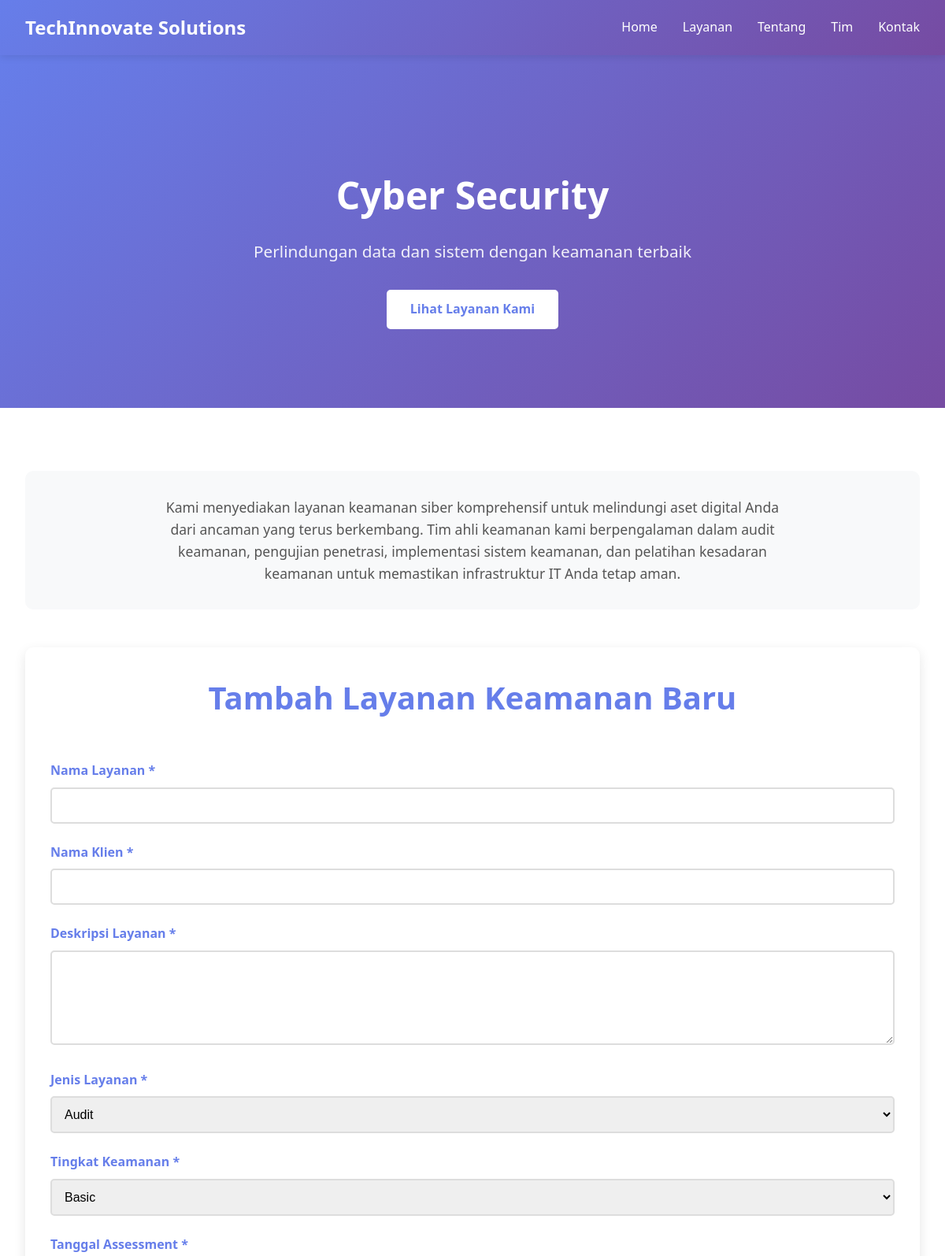
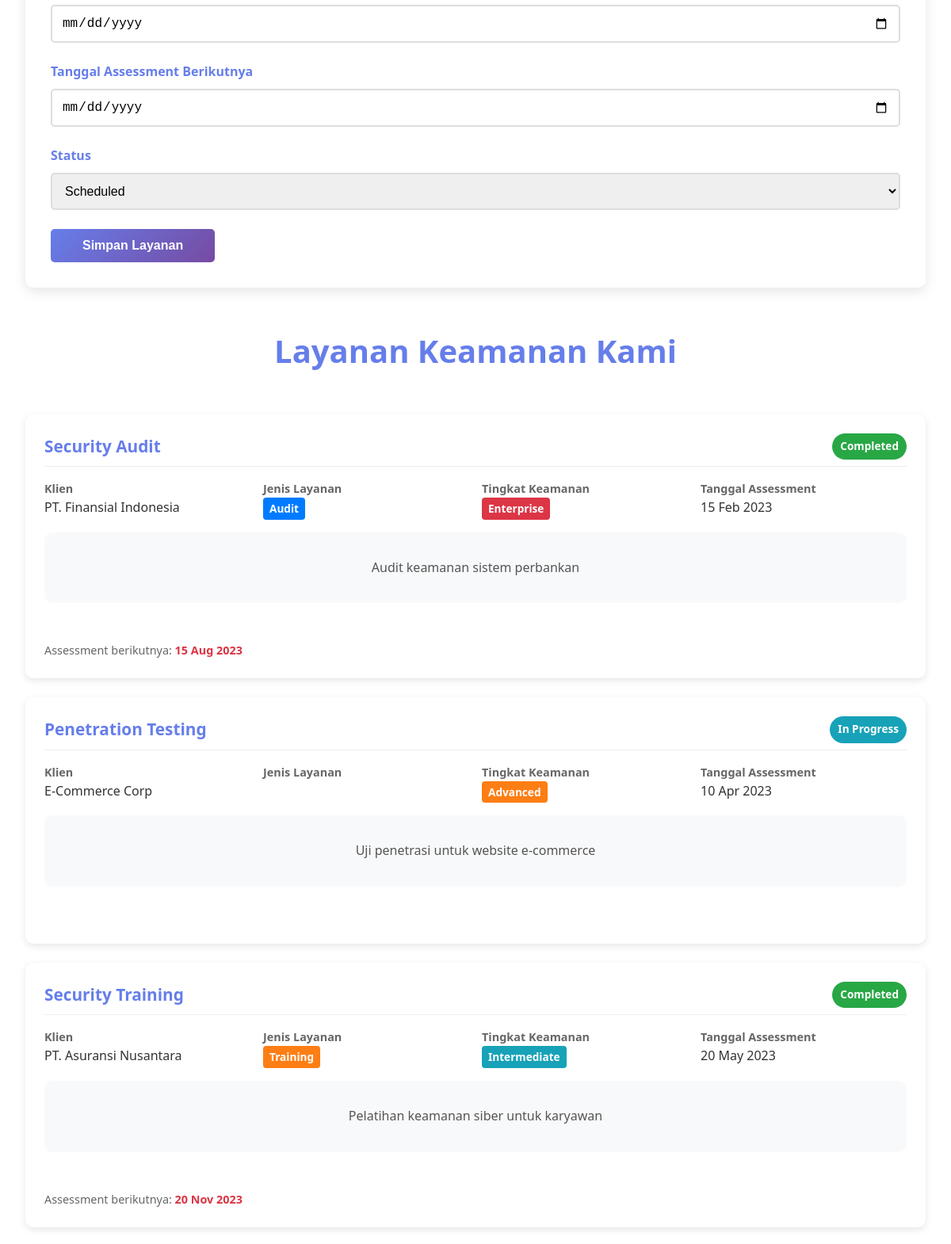
The page /cyber-security.php (upper part) on the database its author committed (2 pictures, top to bottom).
### tables this page shows
CREATE TABLE `security_services` (
  `id` int(11) NOT NULL,
  `service_name` varchar(100) NOT NULL,
  `client_name` varchar(100) NOT NULL,
  `description` text NOT NULL,
  `service_type` enum('Audit','Penetration Testing','Security Assessment','Implementation','Training') NOT NULL,
  `security_level` enum('Basic','Intermediate','Advanced','Enterprise') NOT NULL,
  `assessment_date` date NOT NULL,
  `next_assessment_date` date DEFAULT NULL,
  `status` enum('Scheduled','In Progress','Completed','Follow-up Required') DEFAULT 'Scheduled',
  `created_at` datetime DEFAULT current_timestamp()
);

### cyber-security.php (the view, shortened to what this page needs)
<?php
 $db_host = "localhost";
 $db_user = "root";
 $db_pass = "";
 $db_name = "company_db";
 $conn = new mysqli($db_host, $db_user, $db_pass, $db_name);
 $companyName = "TechInnovate Solutions";
 $serviceTitle = "Cyber Security";
 $sql = "SELECT * FROM security_services ORDER BY created_at DESC";
 $result = $conn->query($sql);
?>
<!DOCTYPE html>
<html lang="id">
<head>
</head>
<body>
    <header>
        <nav>
            <div class="logo"><?php echo $companyName; ?></div>
            <ul>
                <li><a href="index.php">Home</a></li>
                <li><a href="index.php#services">Layanan</a></li>
                <li><a href="index.php#about">Tentang</a></li>
                <li><a href="index.php#team">Tim</a></li>
                <li><a href="index.php#contact">Kontak</a></li>
            </ul>
        </nav>
    </header>
    <section class="hero">
        <h1><?php echo $serviceTitle; ?></h1>
        <p>Perlindungan data dan sistem dengan keamanan terbaik</p>
        <a href="#services" class="btn">Lihat Layanan Kami</a>
    </section>
    <section class="container">
        <div class="service-description">
            <p>
                Kami menyediakan layanan keamanan siber komprehensif untuk melindungi aset digital Anda dari ancaman yang terus berkembang.
                Tim ahli keamanan kami berpengalaman dalam audit keamanan, pengujian penetrasi, implementasi sistem keamanan,
                dan pelatihan kesadaran keamanan untuk memastikan infrastruktur IT Anda tetap aman.
            </p>
        </div>
        <div class="security-form">
            <h2 class="section-title">Tambah Layanan Keamanan Baru</h2>
            <form method="POST" action="">
                <div class="form-group">
                    <label for="service_name">Nama Layanan *</label>
                    <input type="text" id="service_name" name="service_name" required>
                </div>
                <div class="form-group">
                    <label for="client_name">Nama Klien *</label>
                    <input type="text" id="client_name" name="client_name" required>
                </div>
                <div class="form-group">
                    <label for="description">Deskripsi Layanan *</label>
                    <textarea id="description" name="description" required></textarea>
                </div>
                <div class="form-group">
                    <label for="service_type">Jenis Layanan *</label>
                    <select id="service_type" name="service_type" required>
                        <option value="Audit">Audit</option>
                    </select>
                </div>
                <div class="form-group">
                    <label for="security_level">Tingkat Keamanan *</label>
                    <select id="security_level" name="security_level" required>
                        <option value="Basic">Basic</option>
                    </select>
                </div>
                <div class="form-group">
                    <label for="assessment_date">Tanggal Assessment *</label>
                    <input type="date" id="assessment_date" name="assessment_date" required>
                </div>
                <div class="form-group">
                    <label for="next_assessment_date">Tanggal Assessment Berikutnya</label>
                    <input type="date" id="next_assessment_date" name="next_assessment_date">
                </div>
                <div class="form-group">
                    <label for="status">Status</label>
                    <select id="status" name="status">
                        <option value="Scheduled">Scheduled</option>
                    </select>
                </div>
                <button type="submit" class="btn-submit">Simpan Layanan</button>
            </form>
        </div>
        <div id="services" class="services-list">
            <h2 class="section-title">Layanan Keamanan Kami</h2>
            <?php if ($result && $result->num_rows > 0): ?>
                <?php while($row = $result->fetch_assoc()): ?>
                <div class="service-card">
                    <div class="service-header">
                        <div class="service-title"><?php echo htmlspecialchars($row['service_name']); ?></div>
                        <div class="service-status status-<?php echo strtolower(str_replace(' ', '-', $row['status'])); ?>">
                            <?php echo htmlspecialchars($row['status']); ?>
                        </div>
                    </div>
                    <div class="service-details">
                        <div class="service-detail">
                            <span class="service-detail-label">Klien</span>
                            <span class="service-detail-value"><?php echo htmlspecialchars($row['client_name']); ?></span>
                        </div>
                        <div class="service-detail">
                            <span class="service-detail-label">Jenis Layanan</span>
                            <span class="service-detail-value">
                                <span class="service-type-badge type-<?php echo strtolower(str_replace(' ', '', $row['service_type'])); ?>">
                                    <?php echo htmlspecialchars($row['service_type']); ?>
                                </span>
                            </span>
                        </div>
                        <div class="service-detail">
                            <span class="service-detail-label">Tingkat Keamanan</span>
                            <span class="service-detail-value">
                                <span class="security-level-badge level-<?php echo strtolower($row['security_level']); ?>">
                                    <?php echo htmlspecialchars($row['security_level']); ?>
                                </span>
                            </span>
                        </div>
                        <div class="service-detail">
                            <span class="service-detail-label">Tanggal Assessment</span>
                            <span class="service-detail-value"><?php echo date('d M Y', strtotime($row['assessment_date'])); ?></span>
                        </div>
                    </div>
                    <div class="service-description">
                        <?php echo nl2br(htmlspecialchars($row['description'])); ?>
                    </div>
                    <?php if ($row['next_assessment_date']): ?>
                    <div class="next-assessment">
                        Assessment berikutnya: <strong><?php echo date('d M Y', strtotime($row['next_assessment_date'])); ?></strong>
                    </div>
                    <?php endif; ?>
                </div>
                <?php endwhile; ?>
            <?php else: ?>
                <p style="text-align: center; color: #666;">Belum ada layanan keamanan yang terdaftar.</p>
            <?php endif; ?>
        </div>
    </section>
</body>
</html>

### cyber-security.php (style rules this page uses)
* { margin: 0; padding: 0; box-sizing: border-box; }
body { font-family: 'Segoe UI', Tahoma, Geneva, Verdana, sans-serif; line-height: 1.6; color: #333; }
header { background: linear-gradient(135deg, #667eea 0%, #764ba2 100%); color: white; padding: 1rem 0; position: fixed; width: 100%; top: 0; z-index: 1000; box-shadow: 0 2px 10px rgba(0,0,0,0.1); }
nav { max-width: 1200px; margin: 0 auto; padding: 0 2rem; display: flex; justify-content: space-between; align-items: center; }
.logo { font-size: 1.5rem; font-weight: bold; }
nav ul { list-style: none; display: flex; gap: 2rem; }
nav a { color: white; text-decoration: none; transition: opacity 0.3s; }
.hero { background: linear-gradient(135deg, #667eea 0%, #764ba2 100%); color: white; padding: 150px 2rem 100px; text-align: center; margin-top: 60px; }
.hero h1 { font-size: 3rem; margin-bottom: 1rem; }
.hero p { font-size: 1.3rem; margin-bottom: 2rem; opacity: 0.9; }
.btn { display: inline-block; padding: 12px 30px; background: white; color: #667eea; text-decoration: none; border-radius: 5px; font-weight: bold; transition: transform 0.3s; }
.container { max-width: 1200px; margin: 0 auto; padding: 4rem 2rem; }
.section-title { text-align: center; font-size: 2.5rem; margin-bottom: 3rem; color: #667eea; }
.service-description { background: #f8f9fa; padding: 2rem; border-radius: 10px; margin-bottom: 3rem; text-align: center; }
.service-description p { max-width: 800px; margin: 0 auto; font-size: 1.1rem; }
.security-form { background: white; padding: 2rem; border-radius: 10px; box-shadow: 0 5px 15px rgba(0,0,0,0.1); margin-bottom: 3rem; }
.form-group { margin-bottom: 1.5rem; }
.form-group label { display: block; margin-bottom: 0.5rem; font-weight: bold; color: #667eea; }
.form-group input, .form-group select, .form-group textarea { width: 100%; padding: 12px; border: 2px solid #ddd; border-radius: 5px; font-size: 1rem; transition: border-color 0.3s; }
.form-group textarea { resize: vertical; min-height: 120px; }
.btn-submit { background: linear-gradient(135deg, #667eea 0%, #764ba2 100%); color: white; border: none; padding: 12px 40px; border-radius: 5px; font-size: 1rem; font-weight: bold; cursor: pointer; transition: transform 0.3s; }
.services-list { margin-top: 3rem; }
.service-card { background: white; padding: 1.5rem; margin-bottom: 1.5rem; border-radius: 10px; box-shadow: 0 3px 10px rgba(0,0,0,0.1); transition: transform 0.3s; }
.service-header { display: flex; justify-content: space-between; margin-bottom: 1rem; padding-bottom: 0.5rem; border-bottom: 1px solid #eee; }
.service-title { font-size: 1.3rem; font-weight: bold; color: #667eea; }
.service-status { padding: 5px 10px; border-radius: 20px; font-size: 0.85rem; font-weight: bold; color: white; }
.status-in-progress { background: #17a2b8; }
.status-completed { background: #28a745; }
.service-details { display: grid; grid-template-columns: repeat(auto-fit, minmax(200px, 1fr)); gap: 1rem; margin-bottom: 1rem; }
.service-detail { display: flex; flex-direction: column; }
.service-detail-label { font-weight: bold; color: #666; font-size: 0.9rem; }
.service-detail-value { color: #333; }
.service-type-badge { display: inline-block; padding: 3px 8px; border-radius: 4px; font-size: 0.85rem; font-weight: bold; color: white; margin-right: 5px; }
.type-audit { background: #007bff; }
.type-training { background: #fd7e14; }
.security-level-badge { display: inline-block; padding: 3px 8px; border-radius: 4px; font-size: 0.85rem; font-weight: bold; color: white; margin-right: 5px; }
.level-intermediate { background: #17a2b8; }
.level-advanced { background: #fd7e14; }
.level-enterprise { background: #dc3545; }
.service-description { margin-top: 1rem; color: #555; }
.next-assessment { margin-top: 0.5rem; font-size: 0.9rem; color: #666; }
.next-assessment strong { color: #dc3545; }

### rows shown on the page
security_services: service_name "Security Audit", status "Completed", client_name "PT. Finansial Indonesia", service_type "Audit", security_level "Enterprise", assessment_date "15 Feb 2023", description "Audit keamanan sistem perbankan", next_assessment_date "15 Aug 2023"
security_services: service_name "Penetration Testing", status "In Progress", client_name "E-Commerce Corp", security_level "Advanced", assessment_date "10 Apr 2023", description "Uji penetrasi untuk website e-commerce"
security_services: service_name "Security Training", status "Completed", client_name "PT. Asuransi Nusantara", service_type "Training", security_level "Intermediate", assessment_date "20 May 2023", description "Pelatihan keamanan siber untuk karyawan", next_assessment_date "20 Nov 2023"

### other values the page prints
$companyName "TechInnovate Solutions"
$serviceTitle "Cyber Security"
